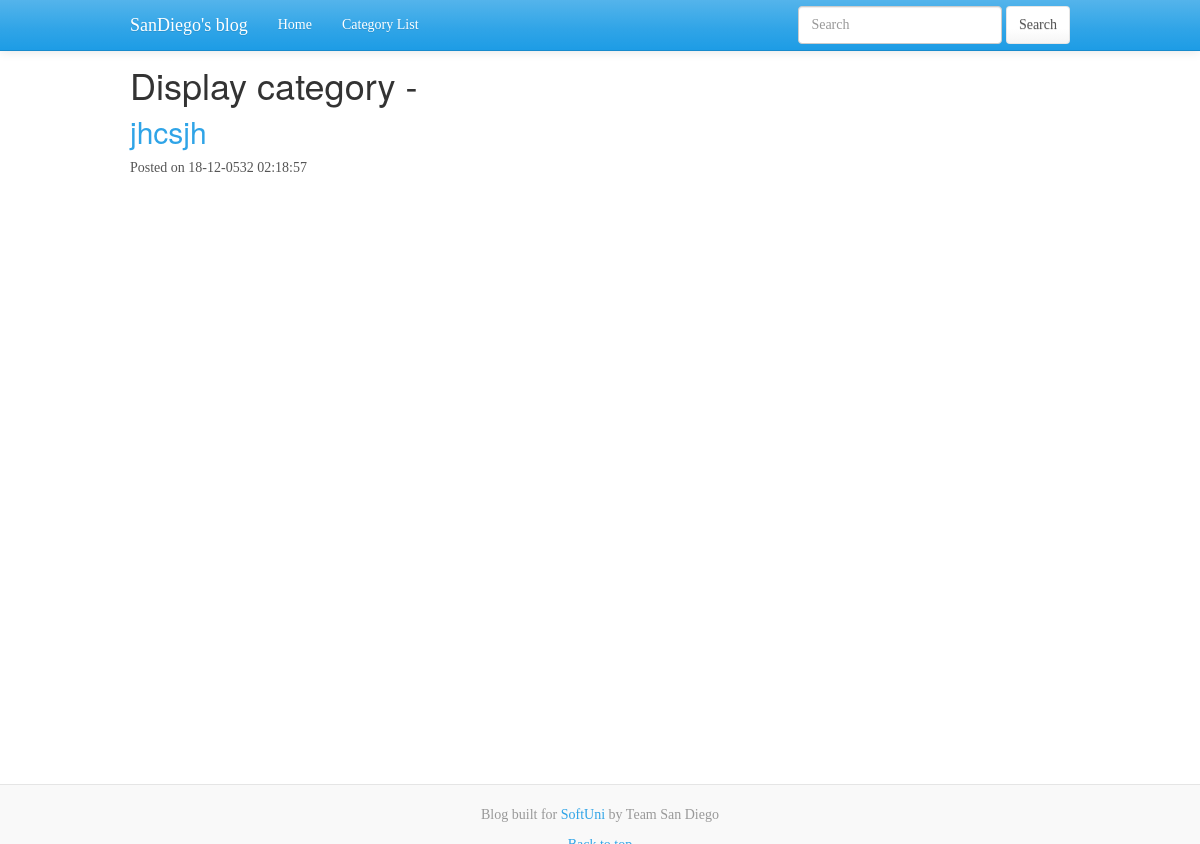
/category.php, run on an earlier commit of the app's database.
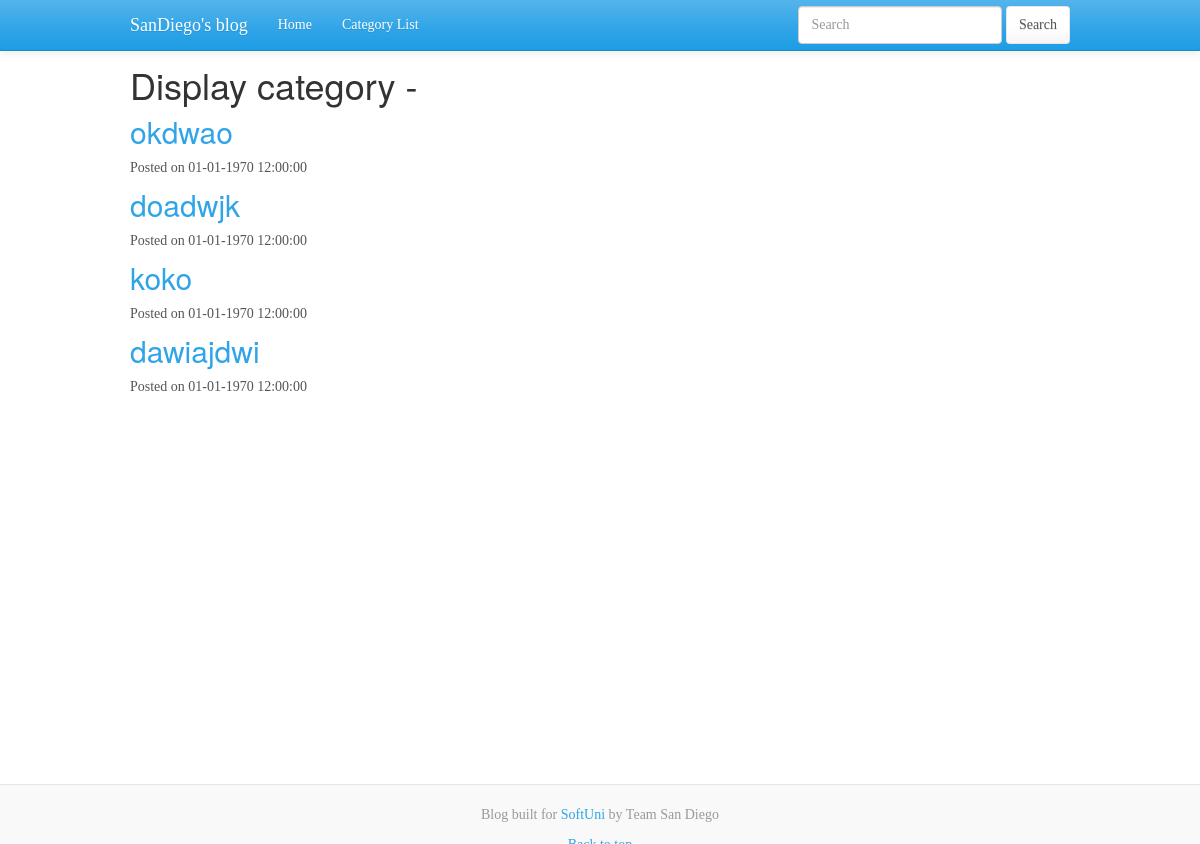
And on a later commit of the database.
### tables this page shows
CREATE TABLE IF NOT EXISTS `posts` (
  `id` int(11) NOT NULL AUTO_INCREMENT,
  `title` varchar(255) NOT NULL,
  `article` text NOT NULL,
  `author` int(11) NOT NULL,
  `cat_id` int(11) NOT NULL,
  `date` int(11) NOT NULL,
  `visits` int(11) NOT NULL,
  PRIMARY KEY (`id`)
);

### category.php (called while the page is built, shortened)
<?php
$posts = get_posts(null, $_GET['id'], 0, get_number_of_rows('posts', 'id'));
include_once DX_ROOT_DIR . 'views/templates/default_template.php';

### resources/func/blog.php (called while the page is built, shortened)
<?php
function get_posts($id = null, $cat_id = null, $offset, $count)
{
    global $db;
    $query = "
            SELECT
                id, title, article, date, cat_id, visits
            FROM posts";
    $query_params = array();
    $query .= " LIMIT {$offset}, {$count}";
    try {
        $stmt = $db->prepare($query);
        $stmt->execute($query_params);
    } catch (PDOException $ex) {
        die("Failed to run query: ");
    }
    $rows = $stmt->fetchAll();
    return $rows;
}
function get_number_of_rows($tab, $col)
{
    global $db;
    $query = "SELECT COUNT(:col) FROM $tab";
    $query_params = array(
        ':col' => $col,
    );
    try {
        $stmt = $db->prepare($query);
        $stmt->execute($query_params);
    } catch (PDOException $ex) {
        die("Failed to run query: ");
    }
    return $stmt->fetch()["COUNT('$col')"];
}

### views/elements/category.php (the view, shortened to what this page needs)
<div class="container">
    <h1>Display category - <?php echo $categoryName ?></h1>
    <?php foreach ($posts as $post): ?>
        <h2><a href="index.php?id=<?php echo $post['id'] ?>"><?php echo htmlentities($post['title']) ?></a></h2>
        <div>
            <p>
                Posted on <?php echo date('d-m-Y h:i:s', strtotime($post['date'])) ?>
            </p>
        </div>
    <?php endforeach; ?>
</div>

### views/templates/default_template.php (shortened to what this page needs)
<!DOCTYPE html>
<html lang="en">
<head>
    <link href="lib/css/bootstrap.min.css" rel="stylesheet">
    <link href="lib/css/main.css" rel="stylesheet">
</head>
<body>
<?php include_once DX_ROOT_DIR . 'views/elements/header.php'; ?>
<?php include_once DX_ROOT_DIR . $element ?>
<?php include_once DX_ROOT_DIR . 'views/elements/footer.php'; ?>
</body>
</html>

### views/elements/header.php (shortened to what this page needs)
<header>
    <nav class="navbar navbar-default navbar-fixed-top" role="navigation">
        <div class="container">
            <div class="navbar-header">
                <a class="navbar-brand" href="#">SanDiego's blog</a>
            </div>
            <div id="navbar" class="navbar-collapse collapse">
                <ul class="nav navbar-nav">
                    <li><a href="index.php">Home</a></li>
                    <li><a href="category_list.php">Category List</a></li>
                </ul>
                <form class="navbar-form navbar-right" role="form" method="get" action="search.php">
                    <div class="form-group">
                        <input type="text" class="form-control" placeholder="Search" name="search"/>
                    </div>
                    <input type="submit" class="btn btn-default" value="Search"/>
                </form>
            </div>
        </div>
    </nav>
</header>

### views/elements/footer.php
<footer class="blog-footer">
    <p>Blog built for <a href="https://softuni.bg">SoftUni</a> by Team San Diego</p>
    <p>
        <a href="#">Back to top</a>
    </p>
</footer>

What changed in the data, as far as the page shows it:
removed posts: title "jhcsjh", date "18-12-0532 02:18:57"
added posts: title "okdwao", date "01-01-1970 12:00:00"
added posts: title "doadwjk", date "01-01-1970 12:00:00"
added posts: title "koko", date "01-01-1970 12:00:00"
added posts: title "dawiajdwi", date "01-01-1970 12:00:00"
